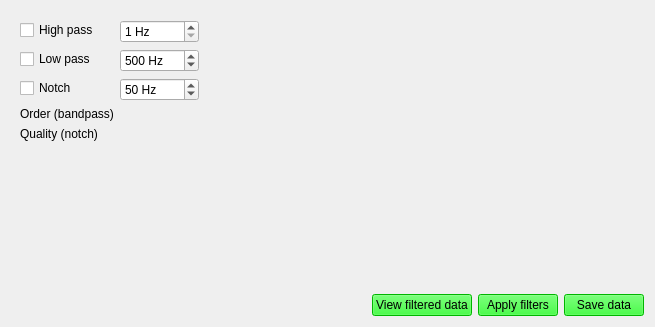
      <widget class="QWidget" name="Tab_Raw">
       <attribute name="title">
        <string>Filters</string>
       </attribute>
       <attribute name="toolTip">
        <string>Filters.
Used for filtering your signal.
In the rightside plots, the fourier transform is displayed, this can be used as a guideline to filtering your signal.</string>
       </attribute>
       <layout class="QGridLayout" name="gridLayout_3">
        <item row="2" column="4">
         <spacer name="verticalSpacer_11">
          <property name="orientation">
           <enum>Qt::Vertical</enum>
          </property>
          <property name="sizeHint" stdset="0">
           <size>
            <width>20</width>
            <height>40</height>
           </size>
          </property>
         </spacer>
        </item>
        <item row="4" column="6">
         <widget class="QPushButton" name="btn_setfilters">
          <property name="toolTip">
           <string>Show the selected filters in the plots, but do not apply them to the stored data.
Note that after time frames have been applied in data selection, filters are no longer applicable.</string>
          </property>
          <property name="styleSheet">
           <string notr="true">background-color: rgb(0, 255, 0);</string>
          </property>
          <property name="text">
           <string>View filtered data</string>
          </property>
         </widget>
        </item>
        <item row="0" column="4">
         <spacer name="verticalSpacer_4">
          <property name="orientation">
           <enum>Qt::Vertical</enum>
          </property>
          <property name="sizeHint" stdset="0">
           <size>
            <width>20</width>
            <height>40</height>
           </size>
          </property>
         </spacer>
        </item>
        <item row="4" column="2">
         <spacer name="horizontalSpacer_4">
          <property name="orientation">
           <enum>Qt::Horizontal</enum>
          </property>
          <property name="sizeHint" stdset="0">
           <size>
            <width>40</width>
            <height>20</height>
           </size>
          </property>
         </spacer>
        </item>
        <item row="4" column="3">
         <spacer name="horizontalSpacer_10">
          <property name="orientation">
           <enum>Qt::Horizontal</enum>
          </property>
          <property name="sizeHint" stdset="0">
           <size>
            <width>40</width>
            <height>20</height>
           </size>
          </property>
         </spacer>
        </item>
        <item row="1" column="4">
         <spacer name="verticalSpacer_10">
          <property name="orientation">
           <enum>Qt::Vertical</enum>
          </property>
          <property name="sizeHint" stdset="0">
           <size>
            <width>20</width>
            <height>40</height>
           </size>
          </property>
         </spacer>
        </item>
        <item row="4" column="8">
         <widget class="QPushButton" name="btn_savefilt">
          <property name="toolTip">
           <string>Save the stored data.</string>
          </property>
          <property name="styleSheet">
           <string notr="true">background-color: rgb(0, 255, 0);</string>
          </property>
          <property name="text">
           <string>Save data</string>
          </property>
         </widget>
        </item>
        <item row="3" column="4">
         <spacer name="verticalSpacer_2">
          <property name="orientation">
           <enum>Qt::Vertical</enum>
          </property>
          <property name="sizeHint" stdset="0">
           <size>
            <width>20</width>
            <height>40</height>
           </size>
          </property>
         </spacer>
        </item>
        <item row="0" column="0">
         <widget class="QWidget" name="widget" native="true">
          <property name="toolTip">
           <string>Determines how narrow the desired frequency is filtered.
Default is 30.</string>
          </property>
          <layout class="QFormLayout" name="formLayout">
           <item row="2" column="0">
            <widget class="QCheckBox" name="ch_notch">
             <property name="toolTip">
              <string>Filter out a single frequency</string>
             </property>
             <property name="text">
              <string>Notch</string>
             </property>
            </widget>
           </item>
           <item row="2" column="1">
            <widget class="QSpinBox" name="sp_notch">
             <property name="suffix">
              <string> Hz</string>
             </property>
             <property name="minimum">
              <number>1</number>
             </property>
             <property name="maximum">
              <number>99999</number>
             </property>
             <property name="value">
              <number>50</number>
             </property>
            </widget>
           </item>
           <item row="0" column="0">
            <widget class="QCheckBox" name="ch_highpass">
             <property name="toolTip">
              <string>Everything below this frequency will be filtered out.</string>
             </property>
             <property name="text">
              <string>High pass</string>
             </property>
            </widget>
           </item>
           <item row="1" column="0">
            <widget class="QCheckBox" name="ch_lowpass">
             <property name="toolTip">
              <string>Everything above this frequency will be filtered out.</string>
             </property>
             <property name="text">
              <string>Low pass</string>
             </property>
            </widget>
           </item>
           <item row="1" column="1">
            <widget class="QSpinBox" name="sp_bandpasslow">
             <property name="suffix">
              <string> Hz</string>
             </property>
             <property name="minimum">
              <number>1</number>
             </property>
             <property name="maximum">
              <number>99999</number>
             </property>
             <property name="value">
              <number>500</number>
             </property>
            </widget>
           </item>
           <item row="0" column="1">
            <widget class="QSpinBox" name="sp_bandpasshigh">
             <property name="suffix">
              <string> Hz</string>
             </property>
             <property name="minimum">
              <number>1</number>
             </property>
             <property name="maximum">
              <number>99999</number>
             </property>
             <property name="value">
              <number>1</number>
             </property>
            </widget>
           </item>
           <item row="3" column="0">
            <widget class="QLabel" name="label_17">
             <property name="toolTip">
              <string>Determines steepness of the filter. Higher value can filter unwanted signals better, but requires more computation and can cause phase shifts.
Default is 2.</string>
             </property>
             <property name="text">
              <string>Order (bandpass)</string>
             </property>
            </widget>
           </item>
           <item row="3" column="1">
            <widget class="QLabel" name="lbl_order">
             <property name="text">
              <string/>
             </property>
            </widget>
           </item>
           <item row="4" column="0">
            <widget class="QLabel" name="label_19">
             <property name="text">
              <string>Quality (notch)</string>
             </property>
            </widget>
           </item>
           <item row="4" column="1">
            <widget class="QLabel" name="lbl_quality">
             <property name="text">
              <string/>
             </property>
            </widget>
           </item>
          </layout>
         </widget>
        </item>
        <item row="4" column="7">
         <widget class="QPushButton" name="btn_applyfilt">
          <property name="toolTip">
           <string>Apply the filters to the stored data.
Note that after time frames have been applied in data selection, filters are no longer applicable.</string>
          </property>
          <property name="styleSheet">
           <string notr="true">background-color: rgb(0, 255, 0);</string>
          </property>
          <property name="text">
           <string>Apply filters</string>
          </property>
         </widget>
        </item>
        <item row="2" column="5" rowspan="2" colspan="4">
         <widget class="QtCanvas" name="plt_fftfilt" native="true"/>
        </item>
        <item row="2" column="2" rowspan="2" colspan="2">
         <widget class="QtCanvas" name="plt_container_filt" native="true"/>
        </item>
        <item row="0" column="2" rowspan="2" colspan="2">
         <widget class="QtCanvas" name="plt_container_unfilt" native="true"/>
        </item>
        <item row="0" column="5" rowspan="2" colspan="4">
         <widget class="QtCanvas" name="plt_fft" native="true"/>
        </item>
        <item row="4" column="5">
         <spacer name="horizontalSpacer_16">
          <property name="orientation">
           <enum>Qt::Horizontal</enum>
          </property>
          <property name="sizeHint" stdset="0">
           <size>
            <width>40</width>
            <height>20</height>
           </size>
          </property>
         </spacer>
        </item>
       </layout>
      </widget>
